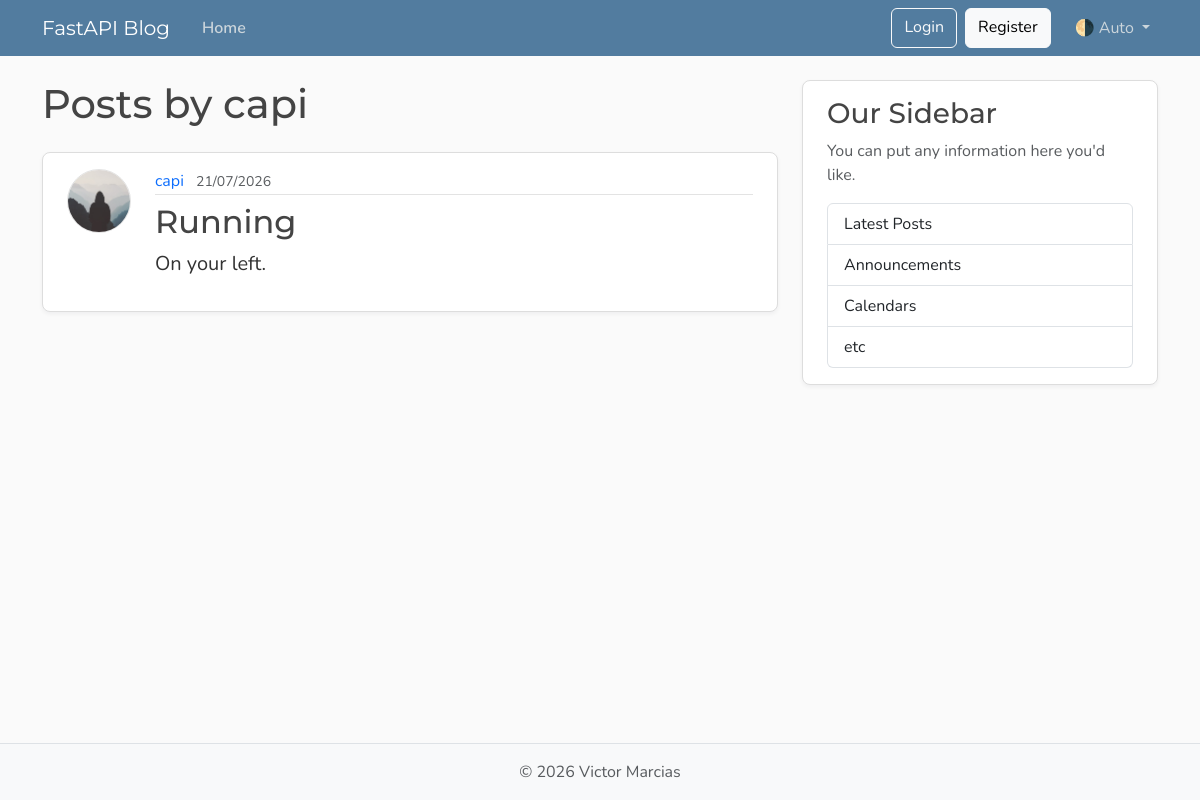
The page /users/2/posts on the database as committed earlier.
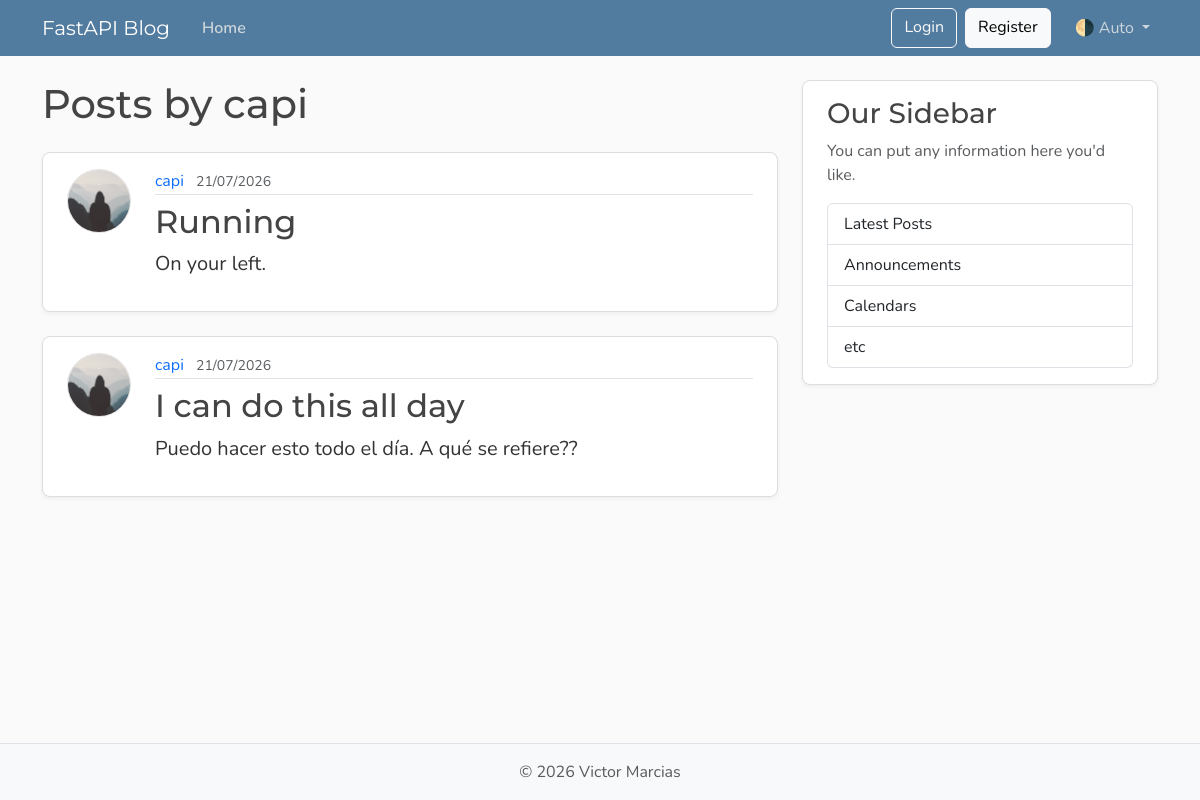
The same page on the database as committed later.
### models.py (models this page shows, shortened)
class Post(Base):
    __tablename__ = "posts"
    id: Mapped[int] = mapped_column(Integer, primary_key=True, index=True)
    title: Mapped[str] = mapped_column(String(100), nullable=False)
    content: Mapped[str] = mapped_column(Text, nullable=False)
    user_id: Mapped[int] = mapped_column(
        ForeignKey("users.id"),
        nullable=False,
        index=True,
    )
    date_posted: Mapped[datetime] = mapped_column(
        DateTime(timezone=True),
        default=lambda: datetime.now(UTC),
    )
    author: Mapped[User] = relationship(back_populates="posts")

class User(Base):
    __tablename__ = "users"
    id: Mapped[int] = mapped_column(Integer, primary_key=True, index=True)
    username: Mapped[str] = mapped_column(String(50), unique=True, nullable=False)
    email: Mapped[str] = mapped_column(String(120), unique=True, nullable=False)
    image_file: Mapped[str | None] = mapped_column(
        String(200),
        nullable=True,
        default=None,
    )
    posts: Mapped[list[Post]] = relationship(
        back_populates="author",
        cascade="all, delete-orphan"
    )

### main.py (the view)
@app.get("/users/{user_id}/posts", include_in_schema=False, name="user_posts")
async def user_posts_page(
    request: Request,
    user_id: int,
    db: Annotated[AsyncSession, Depends(get_db)],
):
    result = await db.execute(
        select(models.User)
        .where(models.User.id == user_id)
    )
    user = result.scalars().first()
    if not user:
        raise HTTPException(
            status_code=status.HTTP_404_NOT_FOUND,
            detail="User not found",
        )
    result = await db.execute(
        select(models.Post)
        .options(selectinload(models.Post.author))
        .where(models.Post.user_id == user_id)
    )
    posts = result.scalars().all()
    return templates.TemplateResponse(
        request,
        "user_posts.html",
        {"posts": posts, "user": user, "title": f"{user.username}'s Posts"},
    )

### templates/user_posts.html
{% extends "layout.html" %}
{% block content %}
  <h1 class="mb-4">Posts by {{ user.username }}</h1>
  {% for post in posts %}
    <article class="content-section py-3 px-4 mb-4">
      <div class="d-flex align-items-start gap-4">
        <img class="rounded-circle article-img flex-shrink-0"
             src="{{ post.author.image_path }}"
             alt="{{ post.author.username }}'s profile picture"
             width="64"
             height="64"
             loading="lazy">
        <div class="flex-grow-1">
          <div class="article-metadata mb-2">
            <a class="me-2"
               href="{{ url_for('user_posts', user_id=post.author.id) }}">{{ post.author.username }}</a>
            <small class="text-body-secondary">{{ post.date_posted.strftime('%d/%m/%Y') }}</small>
          </div>
          <h2>
            <a class="article-title"
               href="{{ url_for('post_page', post_id=post.id) }}">{{ post.title }}</a>
          </h2>
          <p class="article-content">{{ post.content }}</p>
        </div>
      </div>
    </article>
  {% else %}
    <p class="text-body-secondary">No posts by this user yet.</p>
  {% endfor %}
{% endblock content %}

Rows that differ between the two databases and show on the page:
added Post: author.username "capi", date_posted "21/07/2026", title "I can do this all day", content "Puedo hacer esto todo el día. A qué se refiere??"
